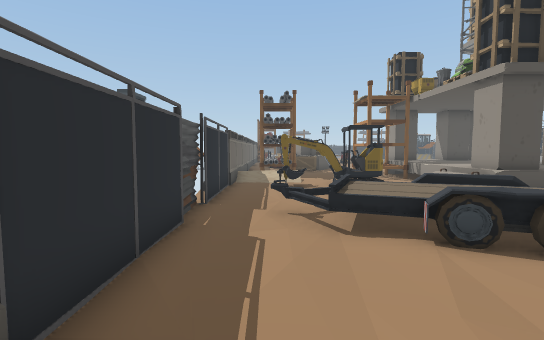
View 1 (above)

24 first-person views from a walk through a scene from a Unity 3-D project. The camera is 1.2 m above the floor, tilts 4° down and sees 85° across. The floor is counted in squares, 1 m on a side. Each view is taken from the middle of a square. On the plan, view 1 faces up. The plan holds only what a view shows up to about 13 squares ahead; the rest is blank. The place goes on beyond the plan. The player character is not drawn.

View 2
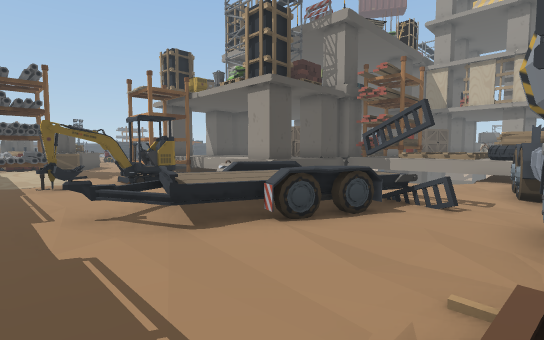

View 3
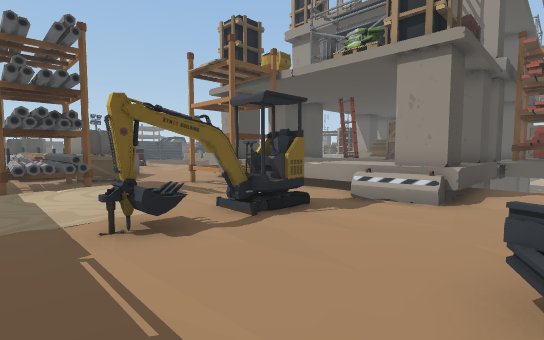

View 4
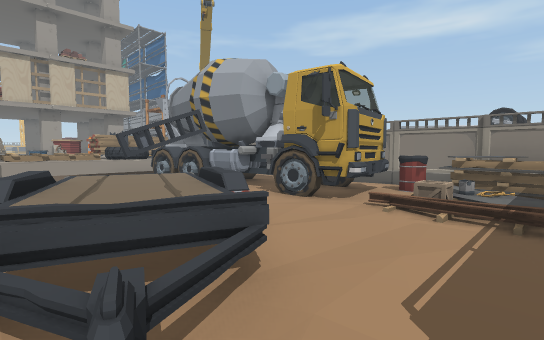

View 5
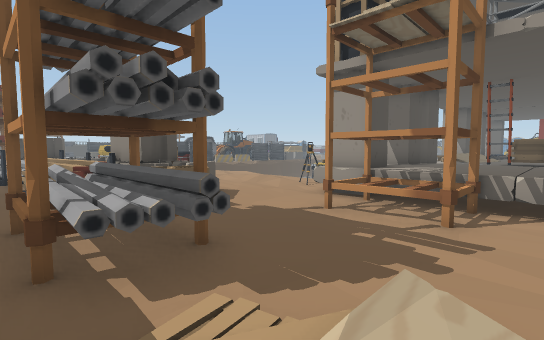

View 6
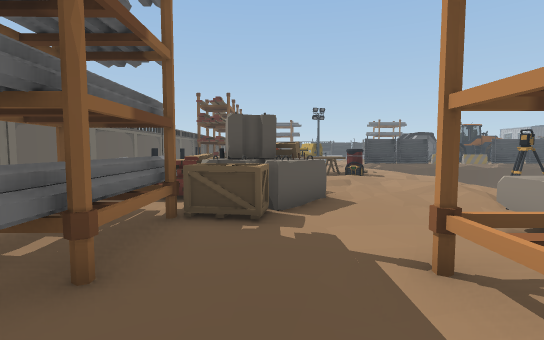

View 7
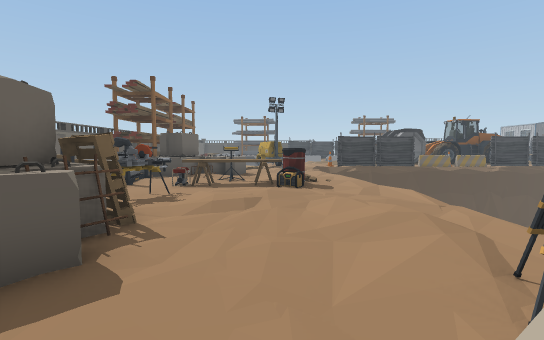

View 8
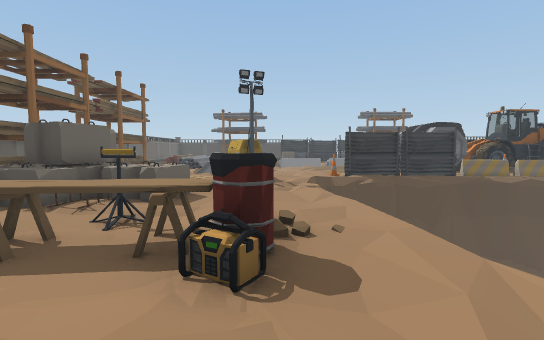

View 9
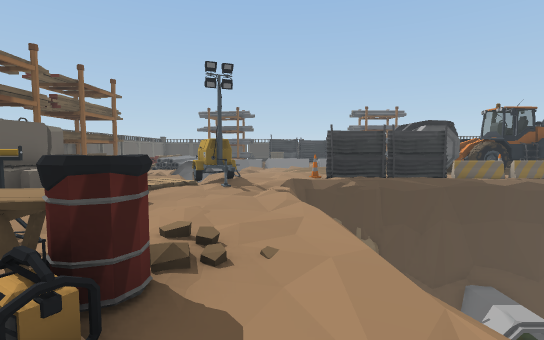

View 10
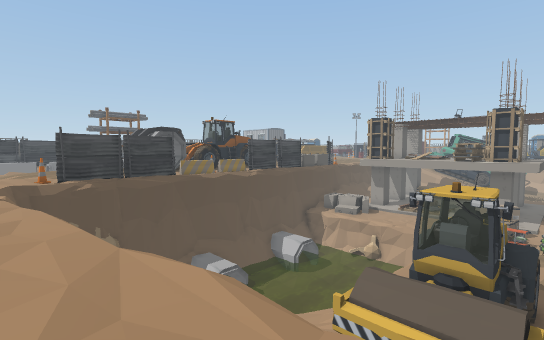

View 11
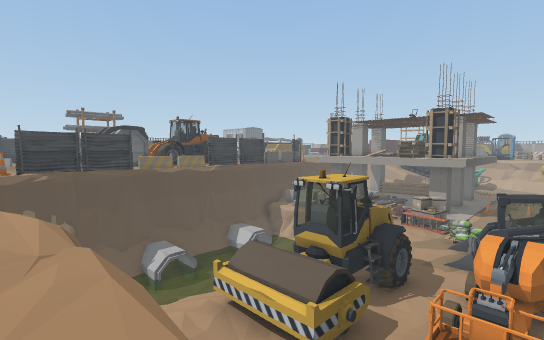

View 12
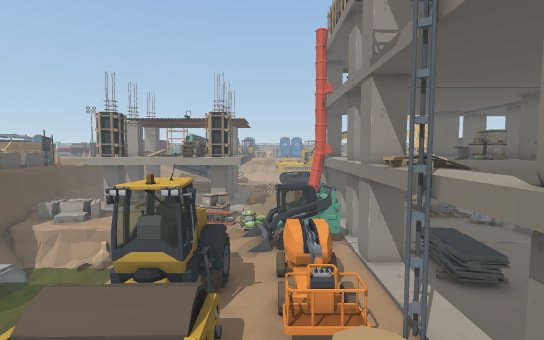

View 13
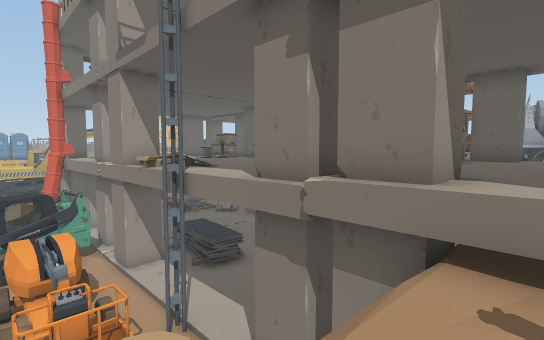

View 14
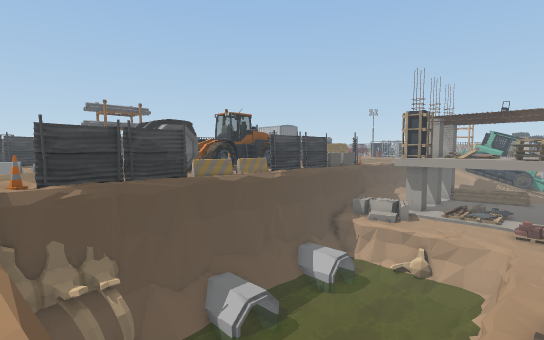

View 15
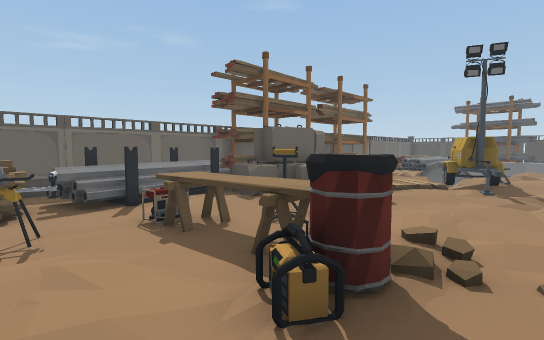

View 16
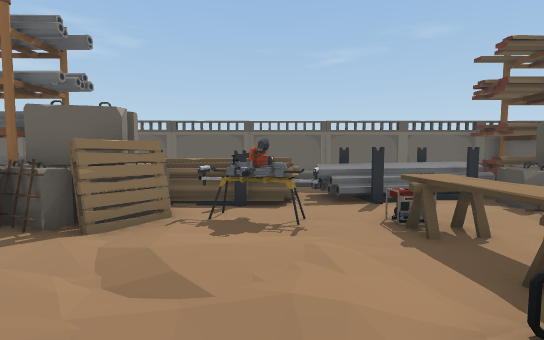

View 17
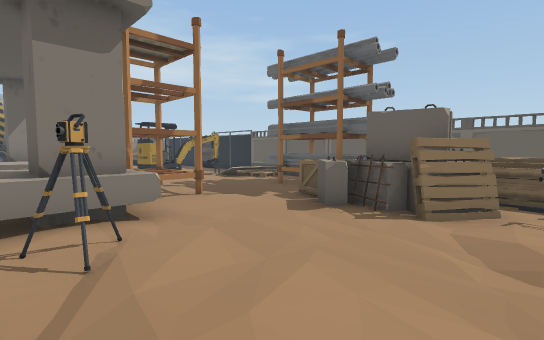

View 18
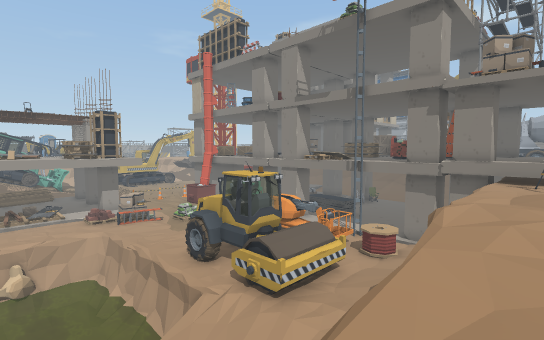

View 19
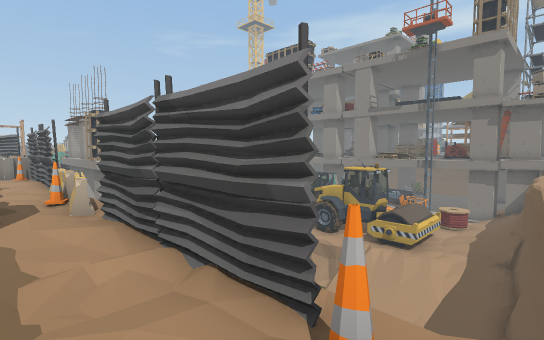

View 20
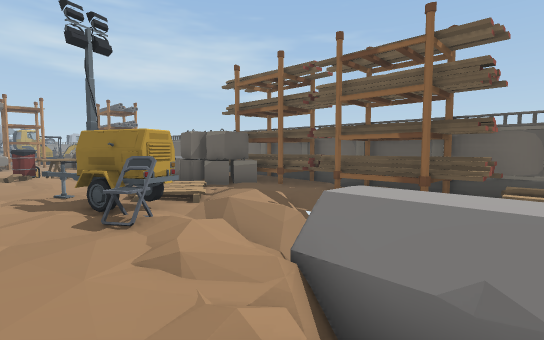

View 21
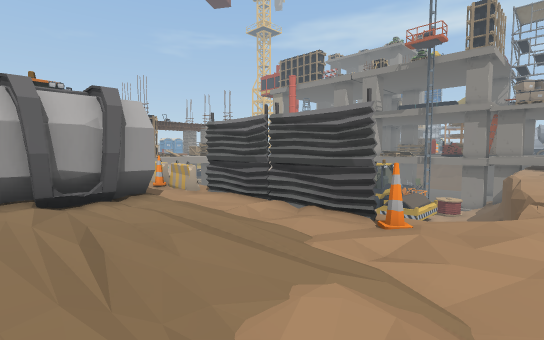

View 22
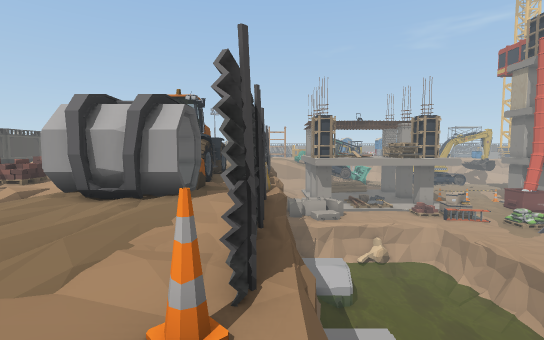

View 23
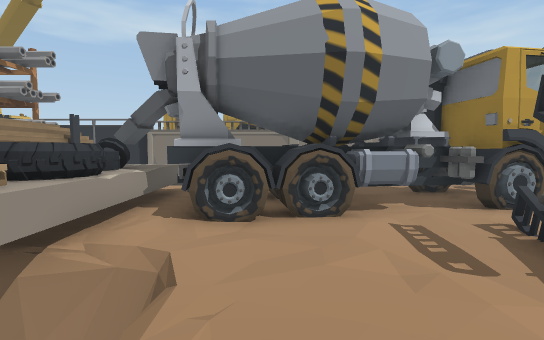

View 24
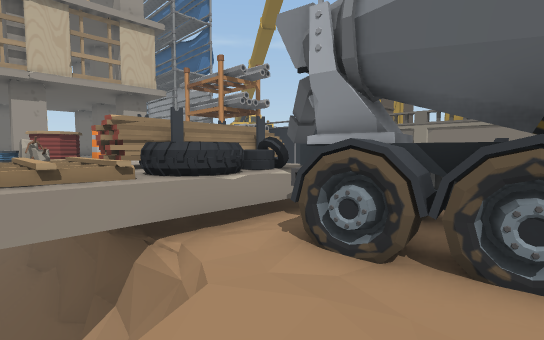

### Floor plan
Key: @ floor where view 1 was taken; # wall or solid block; x gap in a wall; . main floor; : floor 0.25 m higher than the main floor; + floor 0.5 m higher than the main floor; * floor 1 m higher than the main floor; - floor 2.75 m lower than the main floor; _ floor 3 m lower than the main floor; / step, stairs or slope; = window, fence, low wall or low ledge; ~ water the walk can cross; ≈ water the walk keeps out of; ^ raised ledge; v drop or lower ground; F fence; B barricade; P pillar; T tire; R truck; C crate; S shelf; G generator; N cone; H chair; I pipe; E bones; O other object.
Columns run from 3 left of view 1 to 26 right of it. Each row starts with its distance up from view 1.
 42   //   II  . :::::I
 41  F##   II// .:::::#
 40  F#=   II/..::::::###O###
 39  F#=   v//::::::/:I///::=
 38  F#=  ///::::N:....:.N......OO
 37  F#= ////H:/:FFFFFFBBBBBFFFF##
 36  FO=..//OO:.vvvvvvvvvvv
 35  F##..///O:/v OO≈≈IIvvvv
 34  F##OO/ /:O.v O  ≈IIIvvvv
 33   ##OO  ::..v     II≈≈≈≈≈≈
 32  F##OOOOO...v    ~~≈≈≈≈≈≈≈≈E
 31  F##OOOO....v    //≈≈≈≈≈≈≈≈Ev
 30  F  OOO::::.v    // ≈≈≈≈≈≈≈≈
 29  FO :::O/:/./#/////≈≈≈≈≈≈≈≈≈
 28  F  +.GOOOO./v/////≈≈≈≈≈≈≈≈v_
 27  F OO.OOOOO.:v//////v________
 26  F..O O..::..#_/-OOOOOO____
 25  F.=/OO.::...v=/_OOOOOO___
 24  F.=/#O::..:.=//_OOOOOO____
 23   . *OO....:.#//_OO_____/__OO
 22  F.#/OOO...:.= /__OO//O_OOO
 21  F.v/OOO...:.= /OOOOOOO_OOO
 20   .OOCC....O.x /OOOOOOO__OO
 19  F.OOCC......=  __O______OO
 18  F.OO.....PP^PP#P------ P-#P
 17  F.OO...SSP^^### -------
 16  O.OO...SSS=      ---=OO
 15  O//....SSS^       --OOO
 14  F  /.....^^         --
 13   ///.....^^          ---
 12   ..OOOO..^^           ---
 11  #.O/.OO.B^^            --
 10  #.......B^P #
  9  #.......B##^#
  8  #...........#
  7  F.O.OOO   ..=
  6  F...OOOOO   =
  5 OO..OOOOOO...=    /////
  4  #....OOOO... #####OO##
  3  #......O......T##^^^
  2  #.........RRR.TT
  1  F////RRRRRRRRROO^#
  0  F @  RRRRRRRRR#R^#
 -1      .RRR RR   RR^#  O
 -2   OOOORR ...   ..##OOOOO
 -3   FFFFFFFOOO  FFF##OOOO
 -4                 ####

Where each view was taken, in squares from view 1:
view 1: 0 up, 0 right, facing up
view 2: 1 up, 1 left, facing up-right
view 3: 7 up, 1 left, facing up-right
view 4: 7 up, 1 left, facing down-right
view 5: 13 up, 1 left, facing up-right
view 6: 14 up, 3 right, facing up
view 7: 18 up, 6 right, facing up
view 8: 24 up, 7 right, facing up
view 9: 25 up, 8 right, facing up
view 10: 23 up, 8 right, facing up-right
view 11: 20 up, 9 right, facing up-right
view 12: 22 up, 9 right, facing right
view 13: 22 up, 9 right, facing down-right
view 14: 26 up, 9 right, facing up-right
view 15: 25 up, 8 right, facing up-left
view 16: 25 up, 8 right, facing left
view 17: 24 up, 9 right, facing down-left
view 18: 32 up, 8 right, facing down-right
view 19: 39 up, 9 right, facing down-right
view 20: 42 up, 8 right, facing down-left
view 21: 42 up, 8 right, facing down-right
view 22: 37 up, 8 right, facing right
view 23: 7 up, 9 right, facing down
view 24: 5 up, 8 right, facing down-right
